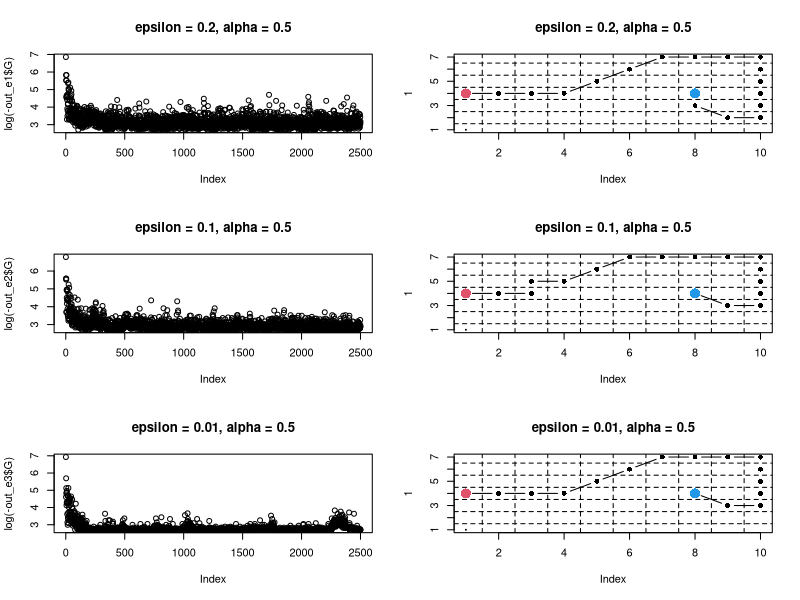
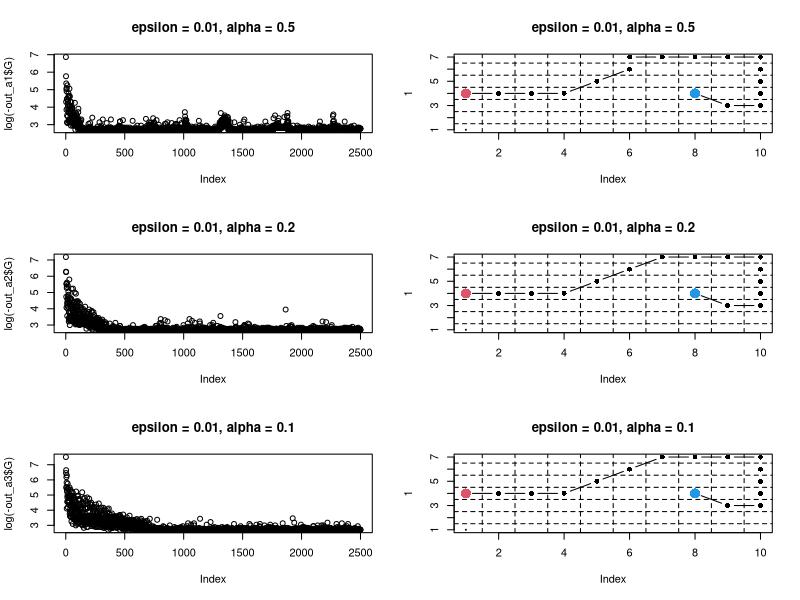

The R source for these figures, in order: (Note: a time limit stopped this script after it produced the figures.)
## ---- chunk 1
###############################################################
### The R code for the Windy Gridworld example (example 6.5)
###############################################################
library(ggplot2)

########## global parameters ##########
## the strength of wind at each column
windy <- c(0,0,0,1,1,1,2,2,1,0)

##### states (7x10 grid), s = (s1, s2) 
##### actions, a = {1:north. 2:south, 3:west, 4:east}

## MDP function to compute [s' | s, a]
## need (1 <= s[1] <= 7; 1 <= s[2] <= 10)
MDP <- function(s, a){
  w <- windy[s[2]]
  if (a==1) {
    s[1] <- s[1] + 1 + w
  }
  if (a==2) {
    s[1] <- s[1] - 1 + w
  }
  if (a==3){
    s[1] <- s[1] + w
    s[2] <- s[2] - 1
  }
  if (a==4){
    s[1] <- s[1] + w
    s[2] <- s[2] + 1
  }
  s[1] <- min(max(s[1], 1), 7)
  s[2] <- min(max(s[2], 1), 10)
  return(s)
}

### epsilon-greedy policy
policy <- function(s, Q, epsilon){
  flag <- rbinom(1, 1, 1-epsilon)
  a1 <- which.max( Q[s[1],s[2],] )
  a2 <- sample(4, 1)
  a <- ifelse(flag==1, a1, a2)
  return(a)
}
## ---- chunk 2
################################# SARSA #######################################
### SARSA learning for one episode
sarsa_one_episode <- function(Q, alpha, epsilon, start, goal){
  G <- 0
  s <- start
  a <- policy(s, Q, epsilon)
  while(1){
    r <- -1
    G <- G + r
    s1 <- MDP(s, a)
    a1 <- policy(s1, Q, epsilon)
    qa <- Q[s[1], s[2], a]
    qb <- Q[s1[1], s1[2], a1]
    Q[s[1], s[2], a] <- qa + alpha * (r + qb - qa)
    if ((s1[1]==goal[1]) & (s1[2]==goal[2]) ){
      break
    } else {
      s <- s1
      a <- a1
    }
  }
  return(list(Q=Q, G=G))
}

### SARSA learning for n episodes
sarsa_n_episode <- function(n, alpha, epsilon, start=c(4,1), goal=c(4,8)){
  Q <- array(0, dim = c(7, 10, 4))
  G <- rep(0, n)
  for (i in 1:n){
    #cat(i, "\t")
    out <- sarsa_one_episode(Q, alpha, epsilon, start, goal)
    G[i] <- out$G
    Q <- out$Q
  }
  return(list(Q=Q, G=G))
}
## ---- chunk 3
### final solution path
find_path <- function(Q, start=c(4,1), goal=c(4,8), visualize = TRUE, ...){
  s <- start
  s_all <- s
  i <- 0
  while(i < 50){
    i <- i + 1
    a <- which.max(Q[s[1], s[2], ])
    s <- MDP(s, a)
    s_all <- rbind(s_all, s)
    if ((s[1]==goal[1]) & (s[2]==goal[2]) ){
      break
    } 
  }
  ## plot
  if (visualize){
    plot(1, cex=1e-2, xlim = c(1,10), ylim = c(1,7), ...)
    abline(h = (1:7)-0.5, v=(1:10)-0.5, lty=2)
    lines(x = s_all[,2], y = s_all[,1], type = "b", pch = 16)
    points(x = start[2], y = start[1], cex = 2, col = 2, pch=16)
    points(x = goal[2], y = goal[1], cex = 2, col = 4, pch=16)
  }
  return(s_all)
}



################################# run ####################################
n <- 2500
###### effect of epsilon #####
set.seed(1)
out_e1 <- sarsa_n_episode(n, alpha=0.5, epsilon=0.2)
out_e2 <- sarsa_n_episode(n, alpha=0.5, epsilon=0.1)
out_e3 <- sarsa_n_episode(n, alpha=0.5, epsilon=0.01)

par(mfrow = c(3,2))
##
plot( log(-out_e1$G), main = "epsilon = 0.2, alpha = 0.5")
s_e1 <- find_path(out_e1$Q, main = "epsilon = 0.2, alpha = 0.5")
##
plot( log(-out_e2$G), main = "epsilon = 0.1, alpha = 0.5")
s_e2 <- find_path(out_e2$Q, main = "epsilon = 0.1, alpha = 0.5")
##
plot( log(-out_e3$G), main = "epsilon = 0.01, alpha = 0.5")
s_e3 <- find_path(out_e3$Q, main = "epsilon = 0.01, alpha = 0.5")
par(mfrow = c(1,1))

###### effect of alpha #####
set.seed(1)
out_a1 <- sarsa_n_episode(n, alpha=0.5, epsilon=0.01)
out_a2 <- sarsa_n_episode(n, alpha=0.2, epsilon=0.01)
out_a3 <- sarsa_n_episode(n, alpha=0.1, epsilon=0.01)

par(mfrow = c(3,2))
##
plot( log(-out_a1$G), main = "epsilon = 0.01, alpha = 0.5")
s_a1 <- find_path(out_a1$Q, main = "epsilon = 0.01, alpha = 0.5")
##
plot( log(-out_a2$G), main = "epsilon = 0.01, alpha = 0.2")
s_a2 <- find_path(out_a2$Q, main = "epsilon = 0.01, alpha = 0.2")
##
plot( log(-out_a3$G), main = "epsilon = 0.01, alpha = 0.1")
s_a3 <- find_path(out_a3$Q, main = "epsilon = 0.01, alpha = 0.1")
par(mfrow = c(1,1))

## ---- chunk 4
################################# Q-learning #######################################
### Q-learning for one episode
q_learning_one_episode <- function(Q, alpha, epsilon, start, goal){
  G <- 0
  s <- start
  a <- policy(s, Q, epsilon)
  while(1){
    r <- -1
    G <- G + r
    s1 <- MDP(s, a)
    qa <- Q[s[1], s[2], a]
    qb <- max(Q[s1[1], s1[2], ])
    Q[s[1], s[2], a] <- qa + alpha * (r + qb - qa)
    if ((s1[1]==goal[1]) & (s1[2]==goal[2]) ){
      break
    } else {
      s <- s1
      a <- policy(s1, Q, epsilon)
    }
  }
  return(list(Q=Q, G=G))
}

### Q-learning for n episodes
q_learning_n_episode <- function(n, alpha, epsilon, start=c(4,1), goal=c(4,8)){
  Q <- array(0, dim = c(7, 10, 4))
  G <- rep(0, n)
  for (i in 1:n){
    #cat(i, "\t")
    out <- q_learning_one_episode(Q, alpha, epsilon, start, goal)
    G[i] <- out$G
    Q <- out$Q
  }
  return(list(Q=Q, G=G))
}

## ---- chunk 5
################################# double Q-learning #######################################
### double Q-learning for one episode
double_q_one_episode <- function(Q1, Q2,alpha, epsilon, start, goal){
  G <- 0
  s <- start
  a <- policy(s, Q1 + Q2, epsilon)
  while(1){
    r <- -1
    G <- G + r
    s1 <- MDP(s, a)
    if (rbinom(1, 1, 0.5) == 1){
      qa <- Q1[s[1], s[2], a]
      a_max <- which.max(Q1[s1[1], s1[2], ])
      qb <- Q2[s1[1], s1[2], a_max]
      Q1[s[1], s[2], a] <- qa + alpha * (r + qb - qa)
    } else {
      qa <- Q2[s[1], s[2], a]
      a_max <- which.max(Q2[s1[1], s1[2], ])
      qb <- Q1[s1[1], s1[2], a_max]
      Q2[s[1], s[2], a] <- qa + alpha * (r + qb - qa)
    }
    ##
    if ((s1[1]==goal[1]) & (s1[2]==goal[2]) ){
      break
    } else {
      s <- s1
      a <- policy(s1, Q1 + Q2, epsilon)
    }
  }
  return(list(Q1=Q1, Q2=Q2, G=G))
}

### double Q-learning for n episodes
double_q_n_episode <- function(n, alpha, epsilon, start=c(4,1), goal=c(4,8)){
  Q1 <- array(0, dim = c(7, 10, 4))
  Q2 <- array(0, dim = c(7, 10, 4))
  G <- rep(0, n)
  for (i in 1:n){
    #cat(i, "\t")
    out <- double_q_one_episode(Q1, Q2, alpha, epsilon, start, goal)
    G[i] <- out$G
    Q1 <- out$Q1
    Q2 <- out$Q2
  }
  return(list(Q=(Q1+Q2)/2, G=G))
}
## ---- chunk 6

###### compare SARSA and Q-learning #####
M <- 50
nn <- c(100, 200, 500, 1000, 2000)
G_sarsa <- matrix(0, M, length(nn))
G_Q <- matrix(0, M, length(nn))
G_double_Q <- matrix(0, M, length(nn))

for (i in 1:length(nn)){
  n <- nn[i]
  #cat("........n = ", n, ".......\n")
  for (j in 1:M){
    #cat(j, "\t")
    Q1 <- sarsa_n_episode(n, alpha=0.5, epsilon=0.01)$Q
    Q2 <- q_learning_n_episode(n, alpha=0.5, epsilon=0.01)$Q
    Q3 <- double_q_n_episode(n, alpha=0.5, epsilon=0.01)$Q
    s1 <- find_path(Q1, visualize = FALSE)
    s2 <- find_path(Q2, visualize = FALSE)
    s3 <- find_path(Q3, visualize = FALSE)
    G_sarsa[j,i] <- 1-nrow(s1)
    G_Q[j,i] <- 1-nrow(s2)
    G_double_Q[j,i] <- 1-nrow(s3)
  }
  cat("\n")
}



DD <- data.frame(Episode = as.factor(rep(rep(nn, each=M), 3)),
                 Return = c(c(G_sarsa), c(G_Q), c(G_double_Q)),
                 Methods = rep(c("SARSA", "Q-learning", "double Q-learning"), 
                               each = M*length(nn)))

ggplot(data = DD) + 
  geom_histogram(aes(x = Return, y = ..density.., fill = Methods), alpha = 0.5) + 
  facet_grid(Methods~Episode) + 
  theme_bw(base_size = 18)
